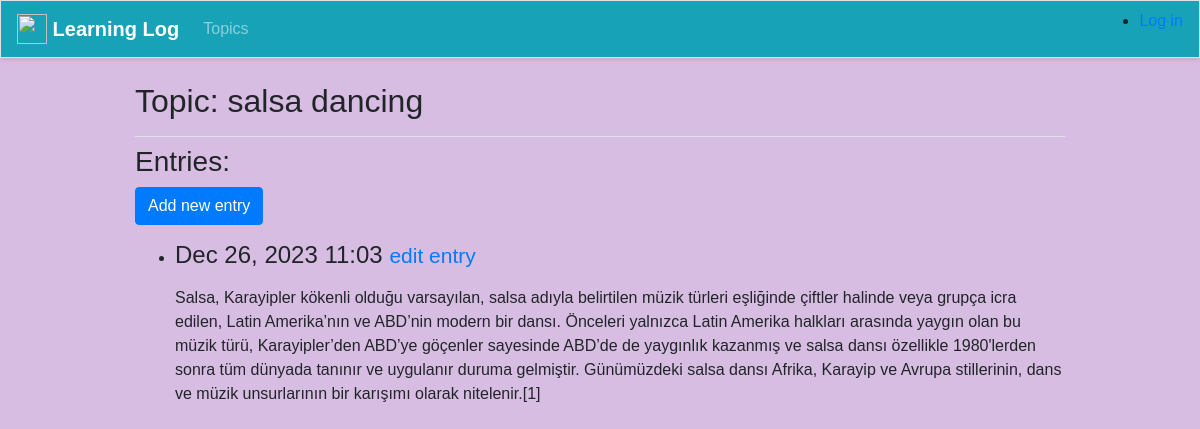
Screenshot of /topics/10/ with the database file from the repository.
### learning_logs/models.py (models this page shows, shortened)
class Topic(models.Model):
    text= models.CharField(max_length=200)  #text adında bir Charfield tanımlıyoruz ve bu veri tabanında bir sütun oluşturur
    date_added = models.DateTimeField(auto_now_add=True)
    def __str__(self):
        return self.text

class Entry(models.Model):
    topic=models.ForeignKey(Topic, on_delete=models.CASCADE)
    text=models.TextField()
    date_added = models.DateTimeField(auto_now_add=True) # Entry nin oluşturulduğu zaman
    class Meta:
        verbose_name_plural = 'entries'

### learning_logs/views.py (the view)
# urls.py: path('topics/<int:topic_id>/', views.topic, name='topic'),
def topic(request, topic_id):
    topic = Topic.objects.get(id=topic_id)
    entries = topic.entry_set.order_by('-date_added')
    context = {'topic': topic, 'entries': entries}
    return render(request, 'Learning_logs/topic.html', context)

### learning_logs/templates/learning_logs/topic.html
{% extends 'learning_logs/base.html' %}
{% block page_header %}
        <h2>Topic: {{ topic }}</h2>
{% endblock page_header %}
{% block content %}
    <h3>Entries:</h3>
    <p>
        <a href="{% url 'learning_logs:new_entry' topic.id %}" class="btn btn-primary">
            Add new entry</a>
    </p>
    <ul>
        {% for entry in entries %}
           <li>
               <h4>{{ entry.date_added | date:'M d, Y H:i' }}
                   <small><a href="{% url 'learning_logs:edit_entry' entry.id %}">edit entry</a></small>
               </h4>
               <p>{{ entry.text | linebreaks }}</p>
           </li>
        {% empty %}
           <li>There are no entries for this topic yet.</li>
        {% endfor %}
    </ul>
{% endblock content %}

### learning_logs/templates/learning_logs/base.html (style rules this page uses)
body { font-family: Arial, sans-serif; background-color: #D7BDE2 ; }

### rows the page displays
Topic: text "salsa dancing"
Entry: date_added "Dec 26, 2023 11:03", text "Salsa, Karayipler kökenli olduğu varsayılan, salsa adıyla belirtilen müzik türleri eşliğinde çiftler halinde veya grupça icra edilen, Latin Amerika’nın ve ABD’nin modern bir dansı. Önceleri yalnızca Latin Amerika halkları arasında yaygın olan bu müzik türü, Karayipler’den ABD’ye göçenler sayesinde ABD’de de yaygınlık kazanmış ve salsa dansı özellikle 1980'lerden sonra tüm dünyada tanınır ve uygulanır duruma gelmiştir. Günümüzdeki salsa dansı Afrika, Karayip ve Avrupa stillerinin, dans ve müzik unsurlarının bir karışımı olarak nitelenir.[1]"
